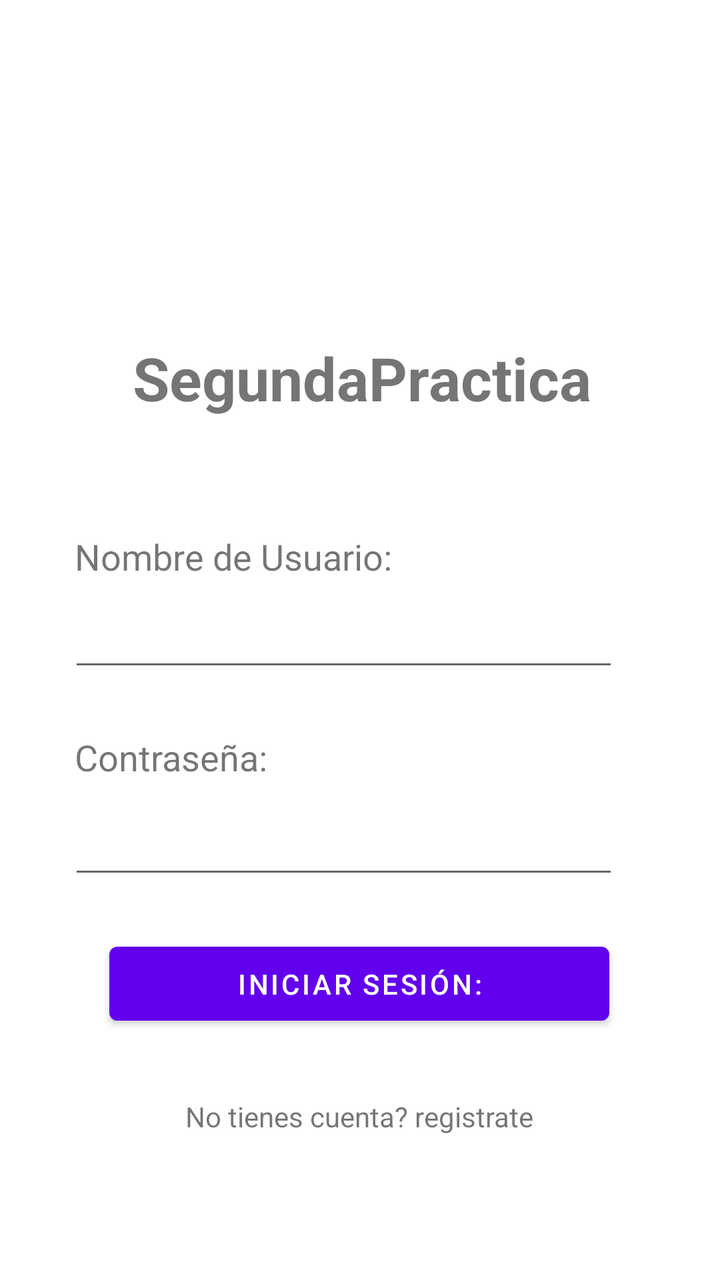
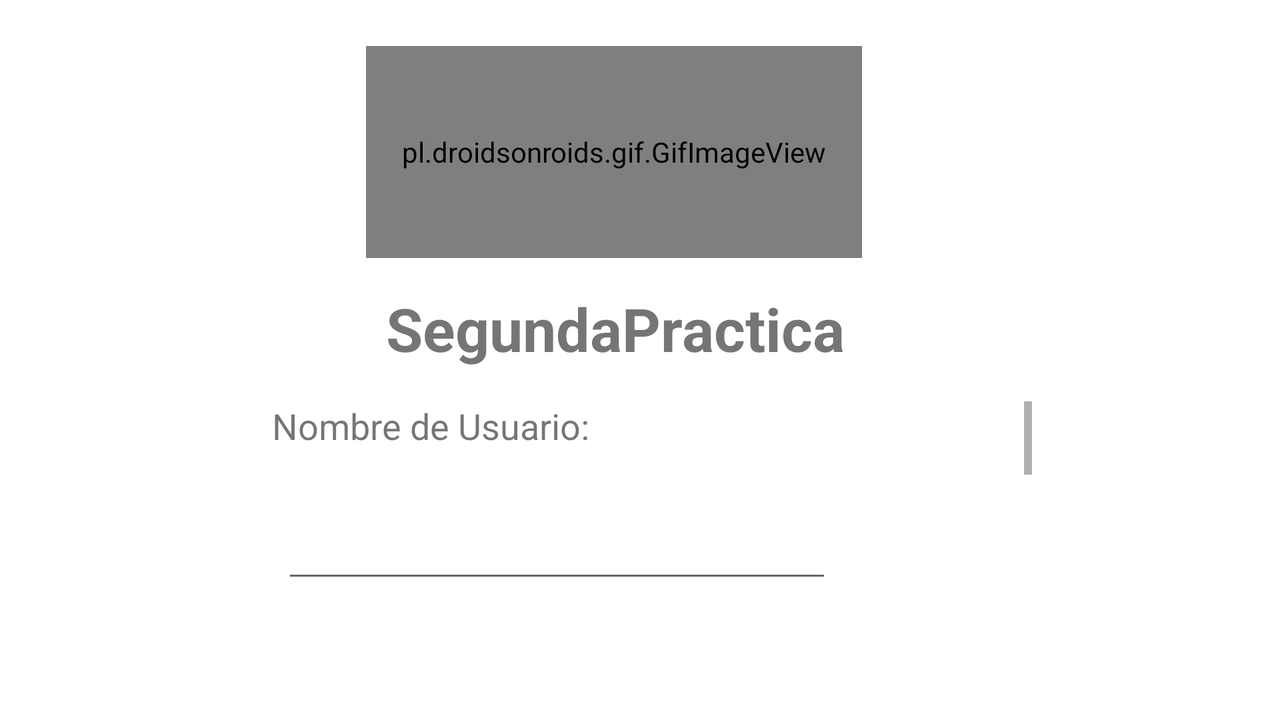

Two renders of one Android screen. The first uses the default layout on a phone; the second uses the alternative layout the repository ships for a different screen configuration, on a matching device. The two XML files are below.
<!-- AndroidManifest.xml: application theme Theme.SegundaPractica -->
<!-- res/layout/activity_main.xml -->
<?xml version="1.0" encoding="utf-8"?>
<androidx.constraintlayout.widget.ConstraintLayout xmlns:android="http://schemas.android.com/apk/res/android"
    xmlns:app="http://schemas.android.com/apk/res-auto"
    xmlns:tools="http://schemas.android.com/tools"
    android:layout_width="match_parent"
    android:layout_height="match_parent"
    >


    <ImageView
        android:id="@+id/imageView"
        android:layout_width="120dp"
        android:layout_height="120dp"

        android:scaleType="fitCenter"
        app:layout_constraintBottom_toBottomOf="parent"
        app:layout_constraintEnd_toEndOf="parent"
        app:layout_constraintHorizontal_bias="0.498"
        app:layout_constraintStart_toStartOf="parent"
        app:layout_constraintTop_toTopOf="parent"
        app:layout_constraintVertical_bias="0.110000014"
        />

    <TextView
        android:id="@+id/tituloInsta"
        android:layout_width="wrap_content"
        android:layout_height="wrap_content"
        android:text="@string/app_name"
        android:textAlignment="center"
        android:textSize="30sp"
        android:textStyle="bold"
        app:layout_constraintBottom_toBottomOf="parent"
        app:layout_constraintEnd_toEndOf="parent"
        app:layout_constraintHorizontal_bias="0.505"
        app:layout_constraintStart_toStartOf="parent"
        app:layout_constraintTop_toTopOf="parent"
        app:layout_constraintVertical_bias="0.281" />

    <TextView
        android:id="@+id/txtNombre"
        android:layout_width="wrap_content"
        android:layout_height="wrap_content"
        android:text="@string/nombreUsuario"
        android:textSize="18sp"
        app:layout_constraintBottom_toBottomOf="parent"
        app:layout_constraintEnd_toEndOf="parent"
        app:layout_constraintHorizontal_bias="0.185"
        app:layout_constraintStart_toStartOf="parent"
        app:layout_constraintTop_toTopOf="parent"
        app:layout_constraintVertical_bias="0.432" />

    <EditText
        android:id="@+id/edtNombre"
        android:layout_width="275dp"
        android:layout_height="wrap_content"
        android:ems="10"
        android:inputType="textPersonName"
        app:layout_constraintBottom_toBottomOf="parent"
        app:layout_constraintEnd_toEndOf="parent"
        app:layout_constraintHorizontal_bias="0.405"
        app:layout_constraintStart_toStartOf="parent"
        app:layout_constraintTop_toTopOf="parent" />

    <TextView
        android:id="@+id/txtPass"
        android:layout_width="wrap_content"
        android:layout_height="wrap_content"
        android:text="@string/pass"
        android:textSize="18sp"
        app:layout_constraintBottom_toBottomOf="parent"
        app:layout_constraintEnd_toEndOf="parent"
        app:layout_constraintHorizontal_bias="0.142"
        app:layout_constraintStart_toStartOf="parent"
        app:layout_constraintTop_toTopOf="parent"
        app:layout_constraintVertical_bias="0.595" />

    <EditText
        android:id="@+id/edtPass"
        android:layout_width="275dp"
        android:layout_height="wrap_content"
        android:ems="10"
        android:inputType="textPassword"
        app:layout_constraintBottom_toBottomOf="parent"
        app:layout_constraintEnd_toEndOf="parent"
        app:layout_constraintHorizontal_bias="0.404"
        app:layout_constraintStart_toStartOf="parent"
        app:layout_constraintTop_toTopOf="parent"
        app:layout_constraintVertical_bias="0.673" />

    <Button
        android:id="@+id/btnLogin"

        android:layout_width="250dp"
        android:layout_height="49dp"
        android:onClick="toMenuPrincipal"
        android:text="@string/iniciarSesion"
        app:layout_constraintBottom_toBottomOf="parent"
        app:layout_constraintEnd_toEndOf="parent"
        app:layout_constraintHorizontal_bias="0.496"
        app:layout_constraintStart_toStartOf="parent"
        app:layout_constraintTop_toTopOf="parent"
        app:layout_constraintVertical_bias="0.791" />

    <TextView
        android:id="@+id/registro"
        android:layout_width="wrap_content"
        android:layout_height="wrap_content"
        android:text="@string/registrate"
        app:layout_constraintBottom_toBottomOf="parent"
        app:layout_constraintEnd_toEndOf="parent"
        app:layout_constraintHorizontal_bias="0.498"
        app:layout_constraintStart_toStartOf="parent"
        app:layout_constraintTop_toBottomOf="@+id/btnLogin"
        app:layout_constraintVertical_bias="0.31" />


</androidx.constraintlayout.widget.ConstraintLayout>
<!-- resources referenced by this layout -->
<resources>
  <string name="app_name">SegundaPractica</string>
  <string name="iniciarSesion">Iniciar sesión:</string>
  <string name="nombreUsuario">Nombre de Usuario:</string>
  <string name="pass">Contraseña:</string>
  <string name="registrate">No tienes cuenta? registrate</string>
  <style name="Theme.SegundaPractica" parent="Theme.MaterialComponents.DayNight.DarkActionBar">
          
          <item name="colorPrimary">@color/purple_500</item>
          <item name="colorPrimaryVariant">@color/purple_700</item>
          <item name="colorOnPrimary">@color/white</item>
          
          <item name="colorSecondary">@color/teal_200</item>
          <item name="colorSecondaryVariant">@color/teal_700</item>
          <item name="colorOnSecondary">@color/black</item>
          
          <item name="android:statusBarColor" tools:targetApi="l">?attr/colorPrimaryVariant</item>
          
      </style>
  <color name="purple_500">#FF6200EE</color>
  <color name="purple_700">#FF3700B3</color>
  <color name="white">#FFFFFFFF</color>
  <color name="teal_200">#FF03DAC5</color>
  <color name="teal_700">#FF018786</color>
  <color name="black">#FF000000</color>
</resources>
<!-- res/layout-land/activity_main.xml (the repository's variant of the layout above) -->
<!-- drawn on the phone turned sideways -->
<?xml version="1.0" encoding="utf-8"?>
<androidx.constraintlayout.widget.ConstraintLayout xmlns:android="http://schemas.android.com/apk/res/android"
    xmlns:app="http://schemas.android.com/apk/res-auto"
    xmlns:tools="http://schemas.android.com/tools"
    android:layout_width="match_parent"
    android:layout_height="match_parent"
    >

    <pl.droidsonroids.gif.GifImageView
        android:layout_width="248dp"
        android:layout_height="106dp"
        android:src="@drawable/shin_chan"
        app:layout_constraintBottom_toTopOf="@+id/tituloInsta"
        app:layout_constraintEnd_toEndOf="parent"
        app:layout_constraintHorizontal_bias="0.467"
        app:layout_constraintStart_toStartOf="parent"
        app:layout_constraintTop_toTopOf="parent"
        app:layout_constraintVertical_bias="0.609">

    </pl.droidsonroids.gif.GifImageView>

    <TextView
        android:id="@+id/tituloInsta"
        android:layout_width="wrap_content"
        android:layout_height="wrap_content"
        android:text="@string/app_name"
        android:textAlignment="center"
        android:textSize="30sp"
        android:textStyle="bold"
        app:layout_constraintBottom_toBottomOf="parent"
        app:layout_constraintEnd_toEndOf="parent"
        app:layout_constraintHorizontal_bias="0.469"
        app:layout_constraintStart_toStartOf="parent"
        app:layout_constraintTop_toTopOf="parent"
        app:layout_constraintVertical_bias="0.45" />

    <ScrollView
        android:layout_width="410dp"
        android:layout_height="113dp"
        app:layout_constraintBottom_toBottomOf="parent"
        app:layout_constraintEnd_toEndOf="parent"
        app:layout_constraintHorizontal_bias="0.461"
        app:layout_constraintStart_toStartOf="parent"
        app:layout_constraintTop_toBottomOf="@+id/tituloInsta"
        app:layout_constraintVertical_bias="0.263">

        <LinearLayout
            android:layout_width="match_parent"
            android:layout_height="wrap_content"
            android:orientation="vertical">

            <TextView
                android:id="@+id/txtNombre"
                android:layout_width="wrap_content"
                android:layout_height="wrap_content"
                android:layout_marginLeft="30dp"
                android:text="@string/nombreUsuario"
                android:textSize="18sp" />

            <Space
                android:layout_width="wrap_content"
                android:layout_height="30dp" />

            <EditText
                android:id="@+id/edtNombre"
                android:layout_width="275dp"
                android:layout_height="wrap_content"
                android:layout_marginLeft="35dp"
                android:ems="10"
                android:inputType="textPersonName" />

            <Space
                android:layout_width="wrap_content"
                android:layout_height="30dp" />

            <TextView
                android:id="@+id/txtPass"
                android:layout_width="wrap_content"
                android:layout_height="wrap_content"
                android:layout_marginLeft="30dp"
                android:text="@string/pass"
                android:textSize="18sp" />

            <Space
                android:layout_width="wrap_content"
                android:layout_height="30dp" />

            <EditText
                android:id="@+id/edtPass"
                android:layout_width="275dp"
                android:layout_height="wrap_content"
                android:layout_marginLeft="35dp"
                android:ems="10"
                android:inputType="textPassword" />

            <Space
                android:layout_width="wrap_content"
                android:layout_height="30dp" />

            <Button
                android:id="@+id/btnLogin"

                android:layout_width="250dp"
                android:layout_height="49dp"
                android:layout_marginLeft="55dp"
                android:onClick="toMenuPrincipal"
                android:text="@string/iniciarSesion" />

            <Space
                android:layout_width="wrap_content"
                android:layout_height="30dp" />

            <TextView
                android:id="@+id/registro"
                android:layout_width="wrap_content"
                android:layout_height="wrap_content"
                android:layout_marginLeft="90dp"
                android:text="@string/registrate" />
        </LinearLayout>
    </ScrollView>


</androidx.constraintlayout.widget.ConstraintLayout>
<!-- resources referenced by the variant -->
<!-- as the phone turned sideways resolves them -->
<resources>
  <!-- drawable shin_chan: gif bitmap (drawable-v24, 42267 bytes) -->
  <string name="app_name">SegundaPractica</string>
  <string name="iniciarSesion">Iniciar sesión:</string>
  <string name="nombreUsuario">Nombre de Usuario:</string>
  <string name="pass">Contraseña:</string>
  <string name="registrate">No tienes cuenta? registrate</string>
  <style name="Theme.SegundaPractica" parent="Theme.MaterialComponents.DayNight.DarkActionBar">
          
          <item name="colorPrimary">@color/purple_500</item>
          <item name="colorPrimaryVariant">@color/purple_700</item>
          <item name="colorOnPrimary">@color/white</item>
          
          <item name="colorSecondary">@color/teal_200</item>
          <item name="colorSecondaryVariant">@color/teal_700</item>
          <item name="colorOnSecondary">@color/black</item>
          
          <item name="android:statusBarColor" tools:targetApi="l">?attr/colorPrimaryVariant</item>
          
      </style>
  <color name="purple_500">#FF6200EE</color>
  <color name="purple_700">#FF3700B3</color>
  <color name="white">#FFFFFFFF</color>
  <color name="teal_200">#FF03DAC5</color>
  <color name="teal_700">#FF018786</color>
  <color name="black">#FF000000</color>
</resources>
